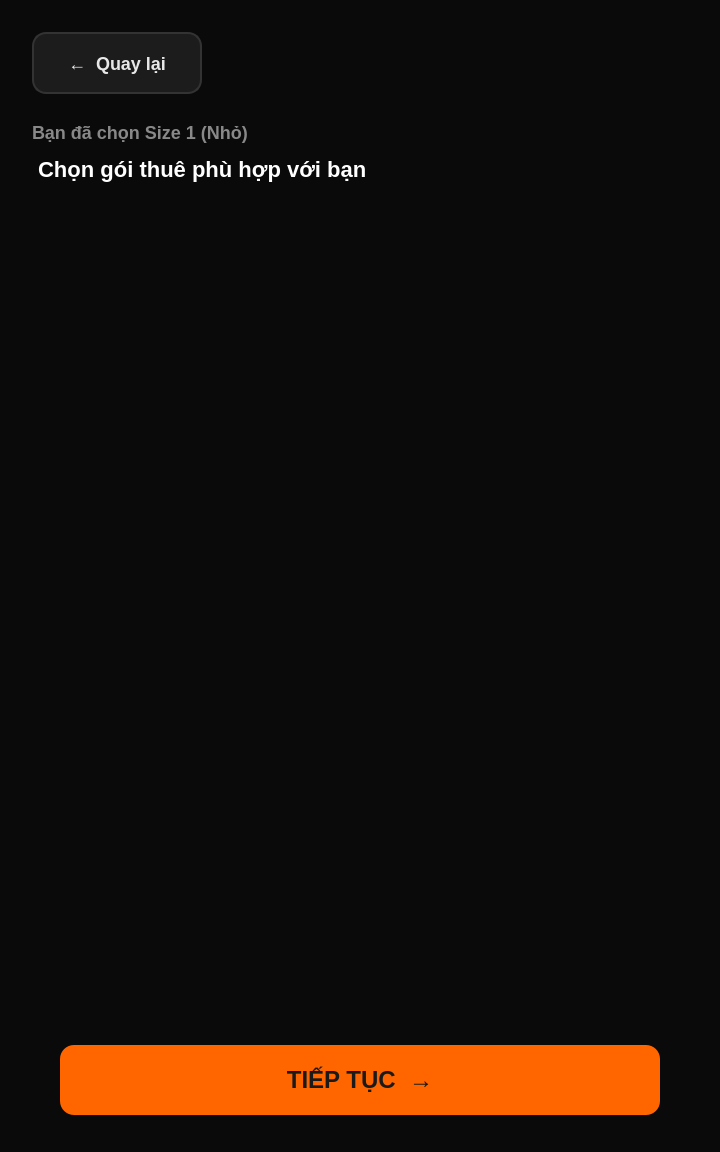
<?xml version="1.0" encoding="UTF-8"?>
<ui version="4.0">
 <class>mainContent</class>
 <widget class="QWidget" name="mainContent">
  <property name="geometry">
   <rect>
    <x>0</x>
    <y>0</y>
    <width>720</width>
    <height>1152</height>
   </rect>
  </property>
  <property name="windowTitle">
   <string>Form</string>
  </property>
  <property name="styleSheet">
   <string notr="true">#mainContent {
    background-color: #0A0A0A;
}</string>
  </property>
  <widget class="QPushButton" name="btnBackMain">
   <property name="geometry">
    <rect>
     <x>32</x>
     <y>32</y>
     <width>170</width>
     <height>62</height>
    </rect>
   </property>
   <property name="cursor">
    <cursorShape>PointingHandCursor</cursorShape>
   </property>
   <property name="styleSheet">
    <string notr="true">#btnBackMain {
    background-color: #1C1C1C;
    border: 2px solid #333333;
    border-radius: 14px;
    color: #E8E8E8;
    font-size: 18px;
    font-weight: bold;
    padding-left: 14px;
    padding-right: 14px;
}
#btnBackMain:pressed {
    background-color: #2A2A2A;
    border-color: #FF6600;
}</string>
   </property>
   <property name="text">
    <string>←  Quay lại</string>
   </property>
  </widget>
  <widget class="QLabel" name="lblSelectedSize">
   <property name="geometry">
    <rect>
     <x>32</x>
     <y>118</y>
     <width>656</width>
     <height>28</height>
    </rect>
   </property>
   <property name="styleSheet">
    <string notr="true">QLabel#lblSelectedSize {
    color: #888888;
    font-size: 18px;
    font-weight: 600;
    background-color: transparent;
}</string>
   </property>
   <property name="text">
    <string>Bạn đã chọn Size 1 (Nhỏ)</string>
   </property>
  </widget>
  <widget class="QLabel" name="lblTitle">
   <property name="geometry">
    <rect>
     <x>32</x>
     <y>150</y>
     <width>636</width>
     <height>38</height>
    </rect>
   </property>
   <property name="styleSheet">
    <string notr="true">QLabel#lblTitle {
    color: #FFFFFF;
    font-size: 22px;
    font-weight: bold;
    background-color: transparent;
}</string>
   </property>
   <property name="text">
    <string> Chọn gói thuê phù hợp với bạn</string>
   </property>
  </widget>
  <widget class="QScrollArea" name="scrollArea">
   <property name="geometry">
    <rect>
     <x>32</x>
     <y>210</y>
     <width>656</width>
     <height>780</height>
    </rect>
   </property>
   <property name="widgetResizable">
    <bool>true</bool>
   </property>
   <property name="horizontalScrollBarPolicy">
    <enum>Qt::ScrollBarPolicy::ScrollBarAlwaysOff</enum>
   </property>
   <property name="styleSheet">
    <string notr="true">QScrollArea {
    background-color: transparent;
    border: none;
}</string>
   </property>
   <widget class="QWidget" name="plansContainer">
    <property name="styleSheet">
     <string notr="true">#plansContainer {
    background-color: transparent;
}</string>
    </property>
    <layout class="QVBoxLayout" name="plansLayout">
     <property name="spacing">16</property>
     <property name="leftMargin">0</property>
     <property name="topMargin">0</property>
     <property name="rightMargin">0</property>
     <property name="bottomMargin">0</property>
     <property name="alignment">
      <set>Qt::AlignmentFlag::AlignTop</set>
     </property>
    </layout>
   </widget>
  </widget>
  <widget class="QPushButton" name="btnContinue">
   <property name="geometry">
    <rect>
     <x>60</x>
     <y>1045</y>
     <width>600</width>
     <height>70</height>
    </rect>
   </property>
   <property name="styleSheet">
    <string notr="true">QPushButton#btnContinue {
    background-color: #FF6600;
    border: none;
    border-radius: 14px;
    color: #1A1A1A;
    font-size: 24px;
    font-weight: bold;
}
QPushButton#btnContinue:disabled {
    background-color: #333333;
    color: #777777;
}
QPushButton#btnContinue:pressed {
    background-color: #E65C00;
}</string>
   </property>
   <property name="text">
    <string>TIẾP TỤC  →</string>
   </property>
  </widget>
 </widget>
 <resources/>
 <connections/>
</ui>
